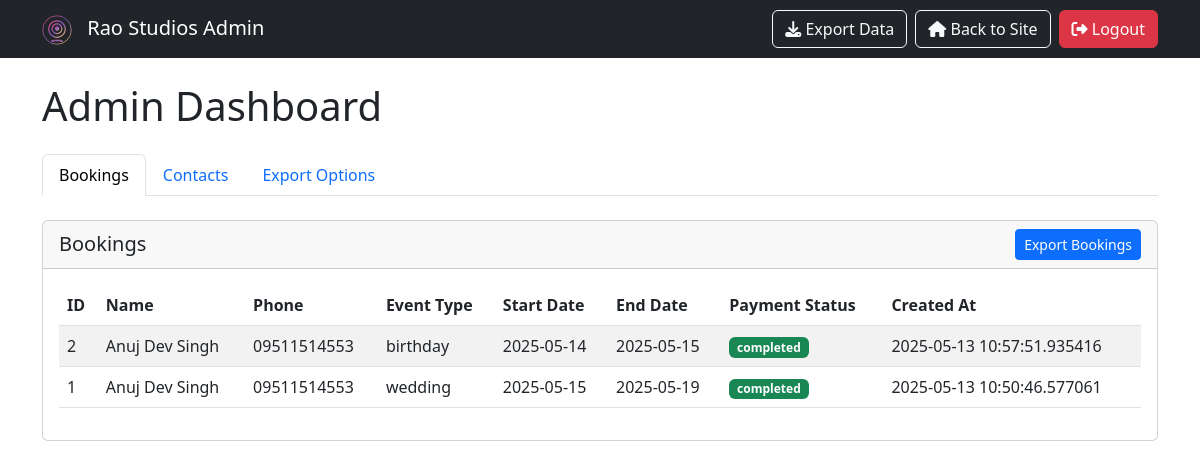
Before: /admin (signed in) with the older database file.
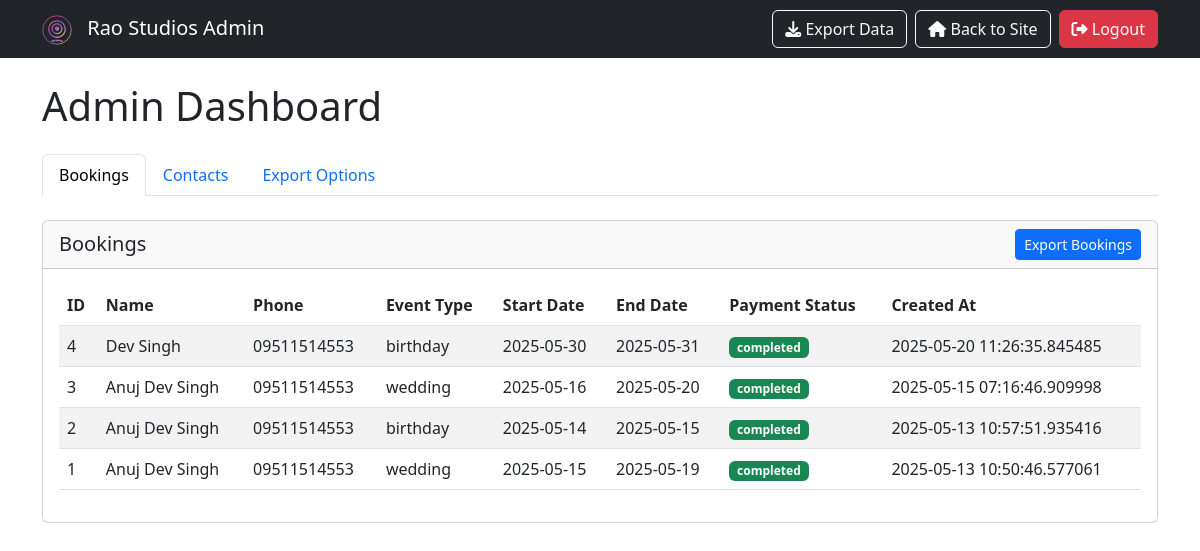
After: the same page with the newer database file.
### models.py (models this page shows, shortened)
class Booking(db.Model):
    id = db.Column(db.Integer, primary_key=True)
    name = db.Column(db.String(100), nullable=False)
    phone = db.Column(db.String(20), nullable=False)
    event_type = db.Column(db.String(50), nullable=False)
    event_start_date = db.Column(db.Date, nullable=False)
    event_end_date = db.Column(db.Date, nullable=False)
    address = db.Column(db.Text, nullable=False)
    notes = db.Column(db.Text, nullable=True)
    payment_id = db.Column(db.String(100), nullable=True)
    payment_status = db.Column(db.String(20), default='pending')
    created_at = db.Column(db.DateTime, default=datetime.utcnow)

### admin_routes.py (the view)
@app.route('/admin')
@admin_required
def admin_dashboard():
    contacts = Contact.query.order_by(Contact.created_at.desc()).all()
    bookings = Booking.query.order_by(Booking.created_at.desc()).all()
    return render_template('admin_dashboard.html',
                          contacts=contacts,
                          bookings=bookings)

### admin_routes.py (called while the page is built)
def admin_required(f):
    @wraps(f)
    def decorated_function(*args, **kwargs):
        if not session.get('admin_authenticated'):
            return redirect(url_for('admin_login'))
        return f(*args, **kwargs)
    return decorated_function

### templates/admin_dashboard.html (shortened to what this page needs)
<!DOCTYPE html>
<html lang="en">
<head>
    <link href="https://cdn.jsdelivr.net/npm/bootstrap@5.3.0/dist/css/bootstrap.min.css" rel="stylesheet">
    <link rel="stylesheet" href="https://cdnjs.cloudflare.com/ajax/libs/font-awesome/6.4.0/css/all.min.css">
</head>
<body>
    <nav class="navbar navbar-expand-lg navbar-dark bg-dark">
        <div class="container">
            <a class="navbar-brand" href="{{ url_for('admin_dashboard') }}">
                <img src="{{ url_for('static', filename='svg/logo.svg') }}" alt="Rao Studios" class="logo-image">
                Rao Studios Admin
            </a>
            <div class="d-flex">
                <a href="{{ url_for('admin_export') }}" class="btn btn-outline-light me-2">
                    <i class="fas fa-download"></i> Export Data
                </a>
                <a href="{{ url_for('index') }}" class="btn btn-outline-light me-2">
                    <i class="fas fa-home"></i> Back to Site
                </a>
                <a href="{{ url_for('admin_logout') }}" class="btn btn-danger">
                    <i class="fas fa-sign-out-alt"></i> Logout
                </a>
            </div>
        </div>
    </nav>
    <div class="container py-4">
        <h1 class="mb-4">Admin Dashboard</h1>
        <ul class="nav nav-tabs mb-4" id="myTab" role="tablist">
            <li class="nav-item" role="presentation">
                <button class="nav-link active" id="bookings-tab" data-bs-toggle="tab" data-bs-target="#bookings" type="button" role="tab" aria-controls="bookings" aria-selected="true">Bookings</button>
            </li>
            <li class="nav-item" role="presentation">
                <button class="nav-link" id="contacts-tab" data-bs-toggle="tab" data-bs-target="#contacts" type="button" role="tab" aria-controls="contacts" aria-selected="false">Contacts</button>
            </li>
            <li class="nav-item" role="presentation">
                <button class="nav-link" id="export-tab" data-bs-toggle="tab" data-bs-target="#export" type="button" role="tab" aria-controls="export" aria-selected="false">Export Options</button>
            </li>
        </ul>
        <div class="tab-content" id="myTabContent">
            <div class="tab-pane fade show active" id="bookings" role="tabpanel" aria-labelledby="bookings-tab">
                <div class="card">
                    <div class="card-header d-flex justify-content-between align-items-center">
                        <h5 class="mb-0">Bookings</h5>
                        <a href="{{ url_for('admin_export', type='bookings') }}" class="btn btn-sm btn-primary">Export Bookings</a>
                    </div>
                    <div class="card-body">
                        <div class="table-responsive">
                            <table class="table table-striped">
                                <thead>
                                    <tr>
                                        <th>ID</th>
                                        <th>Name</th>
                                        <th>Phone</th>
                                        <th>Event Type</th>
                                        <th>Start Date</th>
                                        <th>End Date</th>
                                        <th>Payment Status</th>
                                        <th>Created At</th>
                                    </tr>
                                </thead>
                                <tbody>
                                    {% for booking in bookings %}
                                    <tr>
                                        <td>{{ booking.id }}</td>
                                        <td>{{ booking.name }}</td>
                                        <td>{{ booking.phone }}</td>
                                        <td>{{ booking.event_type }}</td>
                                        <td>{{ booking.event_start_date }}</td>
                                        <td>{{ booking.event_end_date }}</td>
                                        <td>
                                            <span class="badge {% if booking.payment_status == 'completed' %}bg-success{% else %}bg-warning{% endif %}">
                                                {{ booking.payment_status }}
                                            </span>
                                        </td>
                                        <td>{{ booking.created_at }}</td>
                                    </tr>
                                    {% endfor %}
                                </tbody>
                            </table>
                        </div>
                    </div>
                </div>
            </div>
        </div>
    </div>
</body>
</html>

### templates/admin_dashboard.html (style rules this page uses)
.navbar-brand img { height: 30px; margin-right: 10px; }

Changed rows visible on the page:
added Booking: id "4", name "Dev Singh", phone "09511514553", event_type "birthday", event_start_date "2025-05-30", event_end_date "2025-05-31", payment_status "completed", created_at "2025-05-20 11:26:35.845485"
added Booking: id "3", name "Anuj Dev Singh", phone "09511514553", event_type "wedding", event_start_date "2025-05-16", event_end_date "2025-05-20", payment_status "completed", created_at "2025-05-15 07:16:46.909998"
